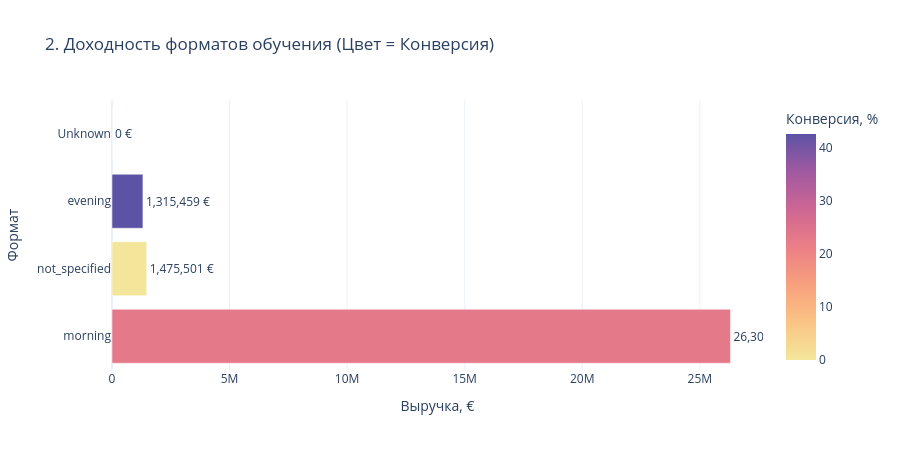

Notebook source saved alongside this figure:
### Markdown cell above
### ⚠️ Критическая аномалия в структуре платежей

Анализ распределения типов оплаты выявил серьезный разрыв между фактическими продажами и их учетом в CRM:

1. **Доминирование неразмеченного трафика:** 95.1% лидов не имеют привязанного типа оплаты на этапе воронки. Это создает "информационный вакуум": бизнес не может прогнозировать кассовые разрывы, так как не видит доли будущих рассрочек vs полных оплат.
2. **Иллюзия высокой конверсии:** Показатели в 99% по рекуррентным платежам являются следствием технической записи постафактум, а не реальной эффективности сегмента.
3. **Ценовой разрыв:** Средний чек в неразмеченном сегменте (**9,816 €**) почти в два раза выше, чем в автоматизированных платежах (**5,236 €**). Это подтверждает, что крупные сделки проводятся "в ручном режиме" без автоматизации оплат.

**💡 Рекомендация:** Внедрить обязательное поле «Предполагаемый тип оплаты» при переходе сделки на этап оффера. Это позволит сегментировать 92% выручки и понять реальную популярность продуктов.

### Code cell
# ==========================================
# БЛОК 2: ФОРМАТЫ ОБУЧЕНИЯ
# ==========================================
ed_df = get_product_metrics('education_type').sort_values('revenue', ascending=False)

fig2 = px.bar(
    ed_df, x='revenue', y='education_type', orientation='h', color='cr_%', text='revenue',
    color_continuous_scale='Sunset',
    title='2. Доходность форматов обучения (Цвет = Конверсия)',
    labels={'education_type': 'Формат', 'revenue': 'Выручка, €', 'cr_%': 'Конверсия, %'}
)
fig2.update_traces(texttemplate='%{text:,.0f} €', textposition='outside')
fig2.update_layout(template='plotly_white', height=450)
fig2.show()

print("📊 СТАТИСТИКА ПО ФОРМАТАМ ОБУЧЕНИЯ:")
display(ed_df.style.background_gradient(cmap='Blues', subset=['revenue'])
              .format({'revenue': '{:,.0f} €', 'avg_check': '{:,.0f} €'}))
print("-" * 100)

### Figure 1 — Plotly figure (JSON) as saved in the notebook; plotly's stock layout.template omitted (floating-point values rounded to 4 significant figures)
{"data": [{"hovertemplate": "Выручка, €=%{text}<br>Формат=%{y}<br>Конверсия, %=%{marker.color}<extra></extra>", "legendgroup": "", "marker": {"color": [23.09, 0.14, 42.68, 0.0], "coloraxis": "coloraxis", "pattern": {"shape": ""}}, "name": "", "orientation": "h", "showlegend": false, "text": [26300000.0, 1476000.0, 1315000.0, 0.0], "textposition": "outside", "texttemplate": "%{text:,.0f} €", "type": "bar", "x": [26300000.0, 1476000.0, 1315000.0, 0.0], "xaxis": "x", "y": ["morning", "not_specified", "evening", "Unknown"], "yaxis": "y"}], "layout": {"barmode": "relative", "coloraxis": {"colorbar": {"title": {"text": "Конверсия, %"}}, "colorscale": [[0, "rgb(243, 231, 155)"], [0.1667, "rgb(250, 196, 132)"], [0.3333, "rgb(248, 160, 126)"], [0.5, "rgb(235, 127, 134)"], [0.6667, "rgb(206, 102, 147)"], [0.8333, "rgb(160, 89, 160)"], [1, "rgb(92, 83, 165)"]]}, "height": 450, "legend": {"tracegroupgap": 0}, "title": {"text": "2. Доходность форматов обучения (Цвет = Конверсия)"}, "xaxis": {"anchor": "y", "domain": [0, 1], "title": {"text": "Выручка, €"}}, "yaxis": {"anchor": "x", "domain": [0, 1], "title": {"text": "Формат"}}}}
